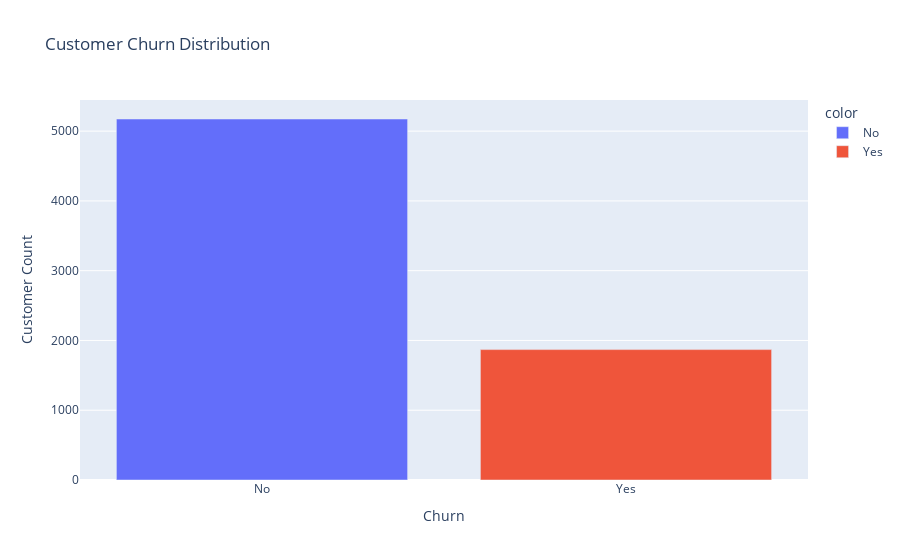

The notebook cell saved with this chart:
### Code cell
fig1 = px.bar(df, x=df["Churn"].value_counts().index, y=df["Churn"].value_counts().values,color=df["Churn"].value_counts().index, title="Customer Churn Distribution",labels={"x": "Churn", "y": "Customer Count"})
fig1.show()

### Figure 1 — Plotly figure (JSON) as saved in the notebook; plotly's stock layout.template omitted (floating-point values rounded to 4 significant figures)
{"data": [{"alignmentgroup": "True", "hovertemplate": "color=No<br>Churn=%{x}<br>Customer Count=%{y}<extra></extra>", "legendgroup": "No", "marker": {"color": "#636efa", "pattern": {"shape": ""}}, "name": "No", "offsetgroup": "No", "orientation": "v", "showlegend": true, "textposition": "auto", "type": "bar", "x": ["No"], "xaxis": "x", "y": [5174], "yaxis": "y"}, {"alignmentgroup": "True", "hovertemplate": "color=Yes<br>Churn=%{x}<br>Customer Count=%{y}<extra></extra>", "legendgroup": "Yes", "marker": {"color": "#EF553B", "pattern": {"shape": ""}}, "name": "Yes", "offsetgroup": "Yes", "orientation": "v", "showlegend": true, "textposition": "auto", "type": "bar", "x": ["Yes"], "xaxis": "x", "y": [1869], "yaxis": "y"}], "layout": {"barmode": "relative", "legend": {"title": {"text": "color"}, "tracegroupgap": 0}, "title": {"text": "Customer Churn Distribution"}, "xaxis": {"anchor": "y", "domain": [0, 1], "title": {"text": "Churn"}}, "yaxis": {"anchor": "x", "domain": [0, 1], "title": {"text": "Customer Count"}}}}
